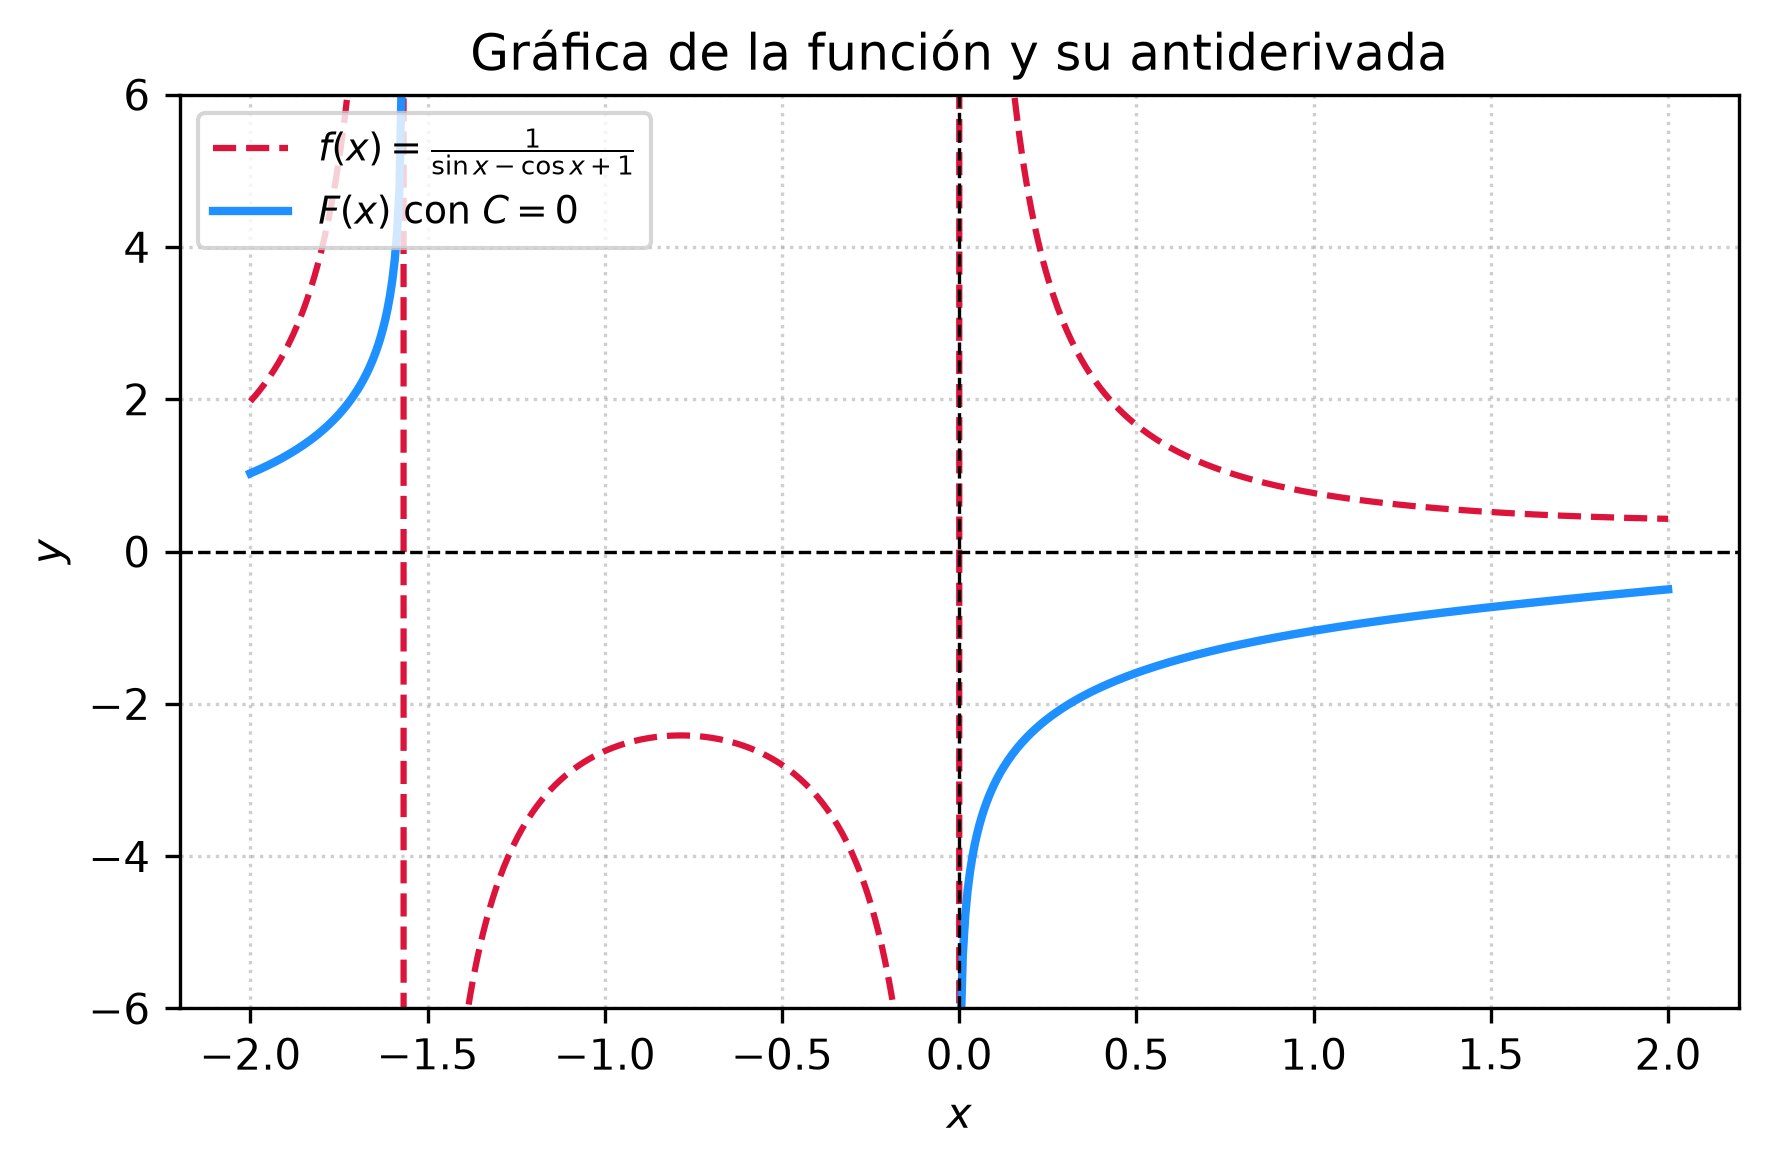

Write Python code to recreate this figure.
import matplotlib
matplotlib.use('Agg')
import numpy as np
import matplotlib.pyplot as plt

# Definición del rango de x evitando las asíntotas y discontinuidades
x = np.linspace(-2.0, 2.0, 600)

# Función integrando original f(x)
def integrand(x):
    sin_x = np.sin(x)
    cos_x = np.cos(x)
    denom = sin_x - cos_x + 1.0
    # Evitar división por cero cercana a las asíntotas
    return np.where(np.abs(denom) > 1e-4, 1.0 / denom, np.nan)

# Antiderivada F(x) con C = 0
def antiderivative(x):
    z = np.tan(x / 2.0)
    # Usamos la forma logarítmica equivalente derivada
    val = z / (z + 1.0)
    return np.where(val > 0, np.log(np.abs(val)), np.nan)

y_integrand = integrand(x)
y_antideriv = antiderivative(x)

plt.figure(figsize=(6, 4))
plt.plot(x, y_integrand, label=r'$f(x) = \frac{1}{\sin x - \cos x + 1}$', color='crimson', linestyle='--')
plt.plot(x, y_antideriv, label=r'$F(x)$ con $C=0$', color='dodgerblue', linewidth=2)

plt.title('Gráfica de la función y su antiderivada')
plt.xlabel('$x$')
plt.ylabel('$y$')
plt.axhline(0, color='black', linewidth=0.8, linestyle='--')
plt.axvline(0, color='black', linewidth=0.8, linestyle='--')
plt.ylim(-6, 6)
plt.grid(True, linestyle=':', alpha=0.6)
plt.legend(loc='upper left', fontsize=9)
plt.tight_layout()

plt.savefig(r'semana_04/graficas/SEM04_P29_grafica.png', dpi=300, bbox_inches='tight')
plt.close()
